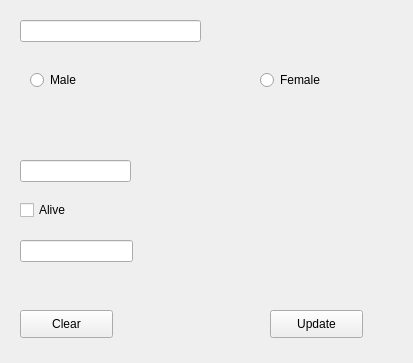
<?xml version="1.0" encoding="UTF-8"?>
<ui version="4.0">
 <class>EditPerson</class>
 <widget class="QWidget" name="EditPerson">
  <property name="geometry">
   <rect>
    <x>0</x>
    <y>0</y>
    <width>413</width>
    <height>363</height>
   </rect>
  </property>
  <property name="windowTitle">
   <string>Form</string>
  </property>
  <widget class="QLineEdit" name="lineEditPersonName">
   <property name="geometry">
    <rect>
     <x>20</x>
     <y>20</y>
     <width>181</width>
     <height>22</height>
    </rect>
   </property>
  </widget>
  <widget class="QLineEdit" name="lineEditPersonYearOfBirth">
   <property name="geometry">
    <rect>
     <x>20</x>
     <y>160</y>
     <width>111</width>
     <height>22</height>
    </rect>
   </property>
  </widget>
  <widget class="QLineEdit" name="lineEditPersonYearOfDeath">
   <property name="geometry">
    <rect>
     <x>20</x>
     <y>240</y>
     <width>113</width>
     <height>22</height>
    </rect>
   </property>
  </widget>
  <widget class="QCheckBox" name="checkBoxPersonAlive">
   <property name="geometry">
    <rect>
     <x>20</x>
     <y>200</y>
     <width>81</width>
     <height>20</height>
    </rect>
   </property>
   <property name="text">
    <string>Alive</string>
   </property>
  </widget>
  <widget class="QRadioButton" name="radioButtonPersonGenderMale">
   <property name="geometry">
    <rect>
     <x>30</x>
     <y>70</y>
     <width>95</width>
     <height>20</height>
    </rect>
   </property>
   <property name="text">
    <string>Male</string>
   </property>
  </widget>
  <widget class="QRadioButton" name="radioButtonPersonGenderFemale">
   <property name="geometry">
    <rect>
     <x>260</x>
     <y>70</y>
     <width>95</width>
     <height>20</height>
    </rect>
   </property>
   <property name="text">
    <string>Female</string>
   </property>
  </widget>
  <widget class="QPushButton" name="pushButton">
   <property name="geometry">
    <rect>
     <x>20</x>
     <y>310</y>
     <width>93</width>
     <height>28</height>
    </rect>
   </property>
   <property name="text">
    <string>Clear</string>
   </property>
  </widget>
  <widget class="QPushButton" name="pushButtonPersonUpdate">
   <property name="geometry">
    <rect>
     <x>270</x>
     <y>310</y>
     <width>93</width>
     <height>28</height>
    </rect>
   </property>
   <property name="text">
    <string>Update</string>
   </property>
  </widget>
 </widget>
 <resources/>
 <connections/>
</ui>
